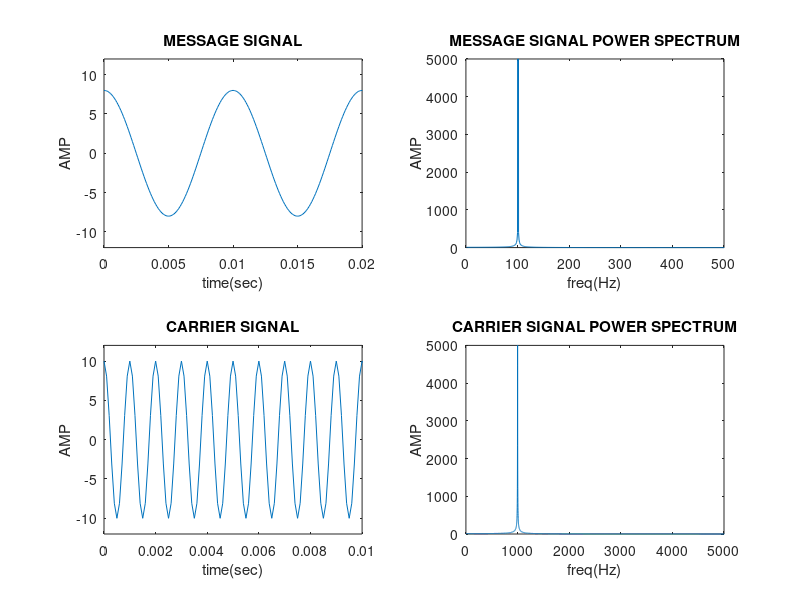
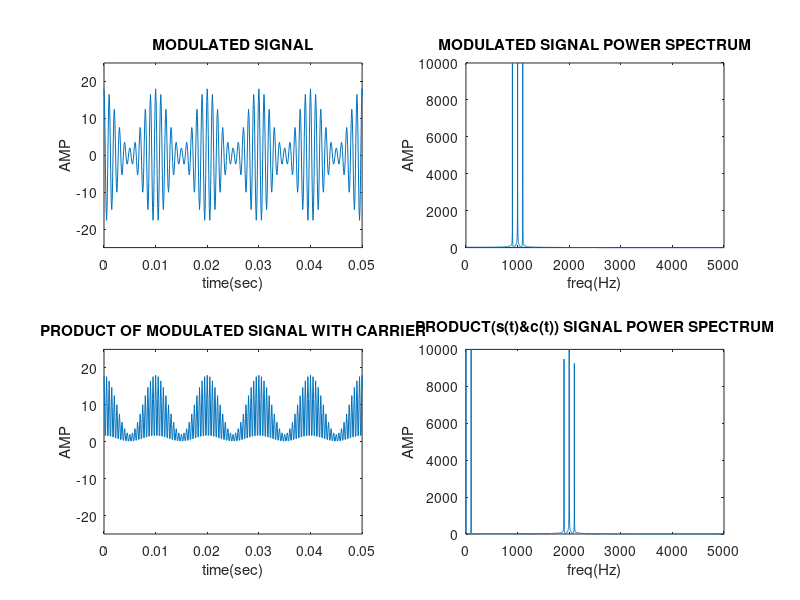
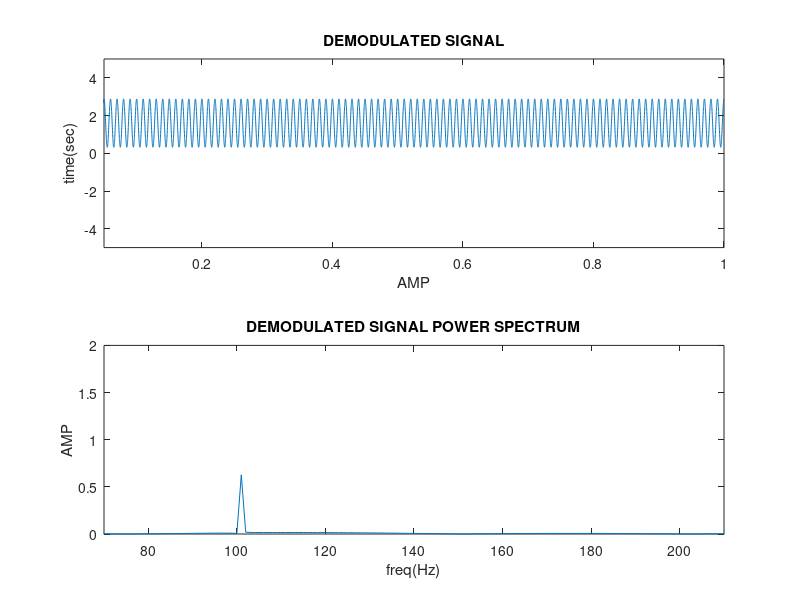

Write MATLAB code to recreate these figures, in order.
clc;
clear all;
close all;
Ac = 10;
Am = 8;
Fm = 100;
Fc = 1000;
Fs=10000;
t=0:0.0001:1;
f=0:1:10000;
u=Am/Ac;
mt = Am*cos(2*pi*Fm*t);
ct = Ac*cos(2*pi*Fc*t);

figure(1);
subplot(2,2,1)
plot(t,mt);
axis([0 .02 -12 12]);
xlabel('time(sec)');
ylabel('AMP');
title('MESSAGE SIGNAL');

subplot(2,2,2)
a1=abs(fft(mt));
plot(a1);
axis([0 500 0 5000]);
xlabel('freq(Hz)');
ylabel('AMP');
title('MESSAGE SIGNAL POWER SPECTRUM');

subplot(2,2,3)
plot(t,ct)
title('Carrier');
axis([0 .01 -12 12]);
xlabel('time(sec)');
ylabel('AMP');
title('CARRIER SIGNAL');

subplot(2,2,4)
a1=abs(fft(ct));
plot(a1);
axis([0 5000 0 5000]);
xlabel('freq(Hz)');
ylabel('AMP');
title('CARRIER SIGNAL POWER SPECTRUM');

figure(2);
st=Ac*(1+(Am/Ac)*cos(2*pi*Fm*t)).*cos(2*pi*Fc*t);
subplot(2,2,1)
plot(t,st);
axis([0 .05 -25 25]);
xlabel('time(sec)');
ylabel('AMP');
title('MODULATED SIGNAL');

subplot(2,2,2)
a1=abs(fft(st));
plot(a1);
axis([0 5000 0 10000]);
xlabel('freq(Hz)');
ylabel('AMP');
title('MODULATED SIGNAL POWER SPECTRUM');

pt=(Ac*(1+u*cos(2*pi*Fm*t)).*cos(2*pi*Fc*t)).*cos(2*pi*Fc*t);
subplot(2,2,3);
plot(t,pt);
axis([0 .05 -25 25]);
xlabel('time(sec)');
ylabel('AMP');
title('PRODUCT OF MODULATED SIGNAL WITH CARRIER');

subplot(2,2,4)
a1=abs(fft(pt));
plot(a1);
axis([0 5000 0 10000]);
xlabel('freq(Hz)');
ylabel('AMP');
title('PRODUCT(s(t)&c(t)) SIGNAL POWER SPECTRUM');

figure(3);
w=2*pi*(Fm/Fs);
n=-200:200;
y1=filter((w/pi).*sinc(w.*n),1,pt);
subplot(2,1,1);
plot(t,y1);
title('DEMODULATED SIGNAL');
xlabel('AMP');
ylabel('time(sec)');
axis([0.05 1 -5 5]);

new_mes=(1/10000).*fft(y1);
c=abs(new_mes);
subplot(2,1,2);
plot(c);
axis([70 210 0 2]);
title('DEMODULATED SIGNAL POWER SPECTRUM');
xlabel('freq(Hz)');
ylabel('AMP');



